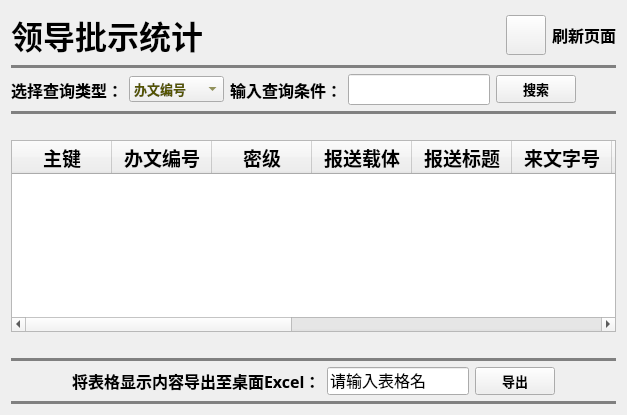
         <widget class="QWidget" name="page_bwcx">
          <property name="styleSheet">
           <string notr="true">QFrame#line,#line_29,#line_30,#line_31,#line_32{
	border:2px solid grey;
	border-radius:4px;
	padding:2px;
}</string>
          </property>
          <layout class="QVBoxLayout" name="verticalLayout_19">
           <item>
            <layout class="QHBoxLayout" name="horizontalLayout_52">
             <item>
              <widget class="QLabel" name="label_ahead_2">
               <property name="font">
                <font>
                 <pointsize>24</pointsize>
                 <weight>75</weight>
                 <bold>true</bold>
                </font>
               </property>
               <property name="text">
                <string>领导批示统计</string>
               </property>
              </widget>
             </item>
             <item>
              <spacer name="horizontalSpacer_78">
               <property name="orientation">
                <enum>Qt::Horizontal</enum>
               </property>
               <property name="sizeHint" stdset="0">
                <size>
                 <width>40</width>
                 <height>20</height>
                </size>
               </property>
              </spacer>
             </item>
             <item>
              <widget class="QPushButton" name="pushButton_refresh_lczl_5">
               <property name="minimumSize">
                <size>
                 <width>0</width>
                 <height>40</height>
                </size>
               </property>
               <property name="maximumSize">
                <size>
                 <width>40</width>
                 <height>16777215</height>
                </size>
               </property>
               <property name="autoFillBackground">
                <bool>false</bool>
               </property>
               <property name="styleSheet">
                <string notr="true">QPushButton{border-image: url(:/resource_dir/refresh.png)}
</string>
               </property>
               <property name="text">
                <string/>
               </property>
               <property name="iconSize">
                <size>
                 <width>20</width>
                 <height>20</height>
                </size>
               </property>
               <property name="autoRepeat">
                <bool>true</bool>
               </property>
               <property name="autoExclusive">
                <bool>false</bool>
               </property>
              </widget>
             </item>
             <item>
              <widget class="QLabel" name="label_refresh_lczl_5">
               <property name="font">
                <font>
                 <family>华文楷体</family>
                 <pointsize>12</pointsize>
                 <weight>75</weight>
                 <bold>true</bold>
                </font>
               </property>
               <property name="text">
                <string>刷新页面</string>
               </property>
              </widget>
             </item>
            </layout>
           </item>
           <item>
            <widget class="Line" name="line_29">
             <property name="orientation">
              <enum>Qt::Horizontal</enum>
             </property>
            </widget>
           </item>
           <item>
            <layout class="QHBoxLayout" name="horizontalLayout_81">
             <item>
              <widget class="QLabel" name="label_149">
               <property name="font">
                <font>
                 <family>Agency FB</family>
                 <pointsize>12</pointsize>
                 <weight>75</weight>
                 <bold>true</bold>
                </font>
               </property>
               <property name="text">
                <string>选择查询类型：</string>
               </property>
              </widget>
             </item>
             <item>
              <widget class="QComboBox" name="comboBox_32">
               <property name="sizePolicy">
                <sizepolicy hsizetype="Fixed" vsizetype="Fixed">
                 <horstretch>0</horstretch>
                 <verstretch>0</verstretch>
                </sizepolicy>
               </property>
               <property name="font">
                <font>
                 <family>Agency FB</family>
                 <pointsize>10</pointsize>
                 <weight>75</weight>
                 <bold>true</bold>
                </font>
               </property>
               <property name="styleSheet">
                <string notr="true">color:rgb(85, 85, 0)</string>
               </property>
               <item>
                <property name="text">
                 <string>办文编号</string>
                </property>
               </item>
               <item>
                <property name="text">
                 <string>报送载体</string>
                </property>
               </item>
               <item>
                <property name="text">
                 <string>报送标题</string>
                </property>
               </item>
               <item>
                <property name="text">
                 <string>来文字号</string>
                </property>
               </item>
               <item>
                <property name="text">
                 <string>来文标题</string>
                </property>
               </item>
               <item>
                <property name="text">
                 <string>来文单位</string>
                </property>
               </item>
               <item>
                <property name="text">
                 <string>批示载体</string>
                </property>
               </item>
               <item>
                <property name="text">
                 <string>批示人</string>
                </property>
               </item>
               <item>
                <property name="text">
                 <string>批示人职务</string>
                </property>
               </item>
              </widget>
             </item>
             <item>
              <widget class="QLabel" name="label_155">
               <property name="font">
                <font>
                 <family>Agency FB</family>
                 <pointsize>12</pointsize>
                 <weight>75</weight>
                 <bold>true</bold>
                </font>
               </property>
               <property name="text">
                <string>输入查询条件：</string>
               </property>
              </widget>
             </item>
             <item>
              <widget class="QLineEdit" name="lineEdit_28">
               <property name="font">
                <font>
                 <family>楷体</family>
                 <pointsize>12</pointsize>
                </font>
               </property>
              </widget>
             </item>
             <item>
              <widget class="QPushButton" name="bt_excel_output_lc_4">
               <property name="minimumSize">
                <size>
                 <width>0</width>
                 <height>28</height>
                </size>
               </property>
               <property name="maximumSize">
                <size>
                 <width>16777215</width>
                 <height>16777215</height>
                </size>
               </property>
               <property name="font">
                <font>
                 <family>Agency FB</family>
                 <pointsize>10</pointsize>
                 <weight>75</weight>
                 <bold>true</bold>
                </font>
               </property>
               <property name="text">
                <string>搜索</string>
               </property>
              </widget>
             </item>
             <item>
              <spacer name="horizontalSpacer_227">
               <property name="orientation">
                <enum>Qt::Horizontal</enum>
               </property>
               <property name="sizeHint" stdset="0">
                <size>
                 <width>40</width>
                 <height>20</height>
                </size>
               </property>
              </spacer>
             </item>
            </layout>
           </item>
           <item>
            <widget class="Line" name="line_30">
             <property name="orientation">
              <enum>Qt::Horizontal</enum>
             </property>
            </widget>
           </item>
           <item>
            <spacer name="horizontalSpacer_87">
             <property name="orientation">
              <enum>Qt::Horizontal</enum>
             </property>
             <property name="sizeHint" stdset="0">
              <size>
               <width>40</width>
               <height>20</height>
              </size>
             </property>
            </spacer>
           </item>
           <item>
            <widget class="QTableWidget" name="tableWidget_2">
             <property name="font">
              <font>
               <pointsize>12</pointsize>
              </font>
             </property>
             <column>
              <property name="text">
               <string>主键</string>
              </property>
              <property name="font">
               <font>
                <pointsize>14</pointsize>
                <weight>75</weight>
                <bold>true</bold>
               </font>
              </property>
             </column>
             <column>
              <property name="text">
               <string>办文编号</string>
              </property>
              <property name="font">
               <font>
                <pointsize>14</pointsize>
                <weight>75</weight>
                <bold>true</bold>
               </font>
              </property>
             </column>
             <column>
              <property name="text">
               <string>密级</string>
              </property>
              <property name="font">
               <font>
                <pointsize>14</pointsize>
                <weight>75</weight>
                <bold>true</bold>
               </font>
              </property>
             </column>
             <column>
              <property name="text">
               <string>报送载体</string>
              </property>
              <property name="font">
               <font>
                <pointsize>14</pointsize>
                <weight>75</weight>
                <bold>true</bold>
               </font>
              </property>
             </column>
             <column>
              <property name="text">
               <string>报送标题</string>
              </property>
              <property name="font">
               <font>
                <pointsize>14</pointsize>
                <weight>75</weight>
                <bold>true</bold>
               </font>
              </property>
             </column>
             <column>
              <property name="text">
               <string>来文字号</string>
              </property>
              <property name="font">
               <font>
                <pointsize>14</pointsize>
                <weight>75</weight>
                <bold>true</bold>
               </font>
              </property>
             </column>
             <column>
              <property name="text">
               <string>来文标题</string>
              </property>
              <property name="font">
               <font>
                <pointsize>14</pointsize>
                <weight>75</weight>
                <bold>true</bold>
               </font>
              </property>
             </column>
             <column>
              <property name="text">
               <string>来文单位</string>
              </property>
              <property name="font">
               <font>
                <pointsize>14</pointsize>
                <weight>75</weight>
                <bold>true</bold>
               </font>
              </property>
             </column>
             <column>
              <property name="text">
               <string>批示载体</string>
              </property>
              <property name="font">
               <font>
                <pointsize>14</pointsize>
                <weight>75</weight>
                <bold>true</bold>
               </font>
              </property>
             </column>
             <column>
              <property name="text">
               <string>批示人</string>
              </property>
              <property name="font">
               <font>
                <pointsize>14</pointsize>
                <weight>75</weight>
                <bold>true</bold>
               </font>
              </property>
             </column>
             <column>
              <property name="text">
               <string>批示人职务</string>
              </property>
              <property name="font">
               <font>
                <pointsize>14</pointsize>
                <weight>75</weight>
                <bold>true</bold>
               </font>
              </property>
             </column>
             <column>
              <property name="text">
               <string>批示时间</string>
              </property>
              <property name="font">
               <font>
                <pointsize>14</pointsize>
                <weight>75</weight>
                <bold>true</bold>
               </font>
              </property>
             </column>
             <column>
              <property name="text">
               <string>批示内容</string>
              </property>
              <property name="font">
               <font>
                <pointsize>14</pointsize>
                <weight>75</weight>
                <bold>true</bold>
               </font>
              </property>
             </column>
            </widget>
           </item>
           <item>
            <spacer name="horizontalSpacer_149">
             <property name="orientation">
              <enum>Qt::Horizontal</enum>
             </property>
             <property name="sizeHint" stdset="0">
              <size>
               <width>40</width>
               <height>20</height>
              </size>
             </property>
            </spacer>
           </item>
           <item>
            <layout class="QHBoxLayout" name="horizontalLayout_8"/>
           </item>
           <item>
            <widget class="Line" name="line_31">
             <property name="orientation">
              <enum>Qt::Horizontal</enum>
             </property>
            </widget>
           </item>
           <item>
            <layout class="QHBoxLayout" name="horizontalLayout_57">
             <item>
              <spacer name="horizontalSpacer_66">
               <property name="orientation">
                <enum>Qt::Horizontal</enum>
               </property>
               <property name="sizeHint" stdset="0">
                <size>
                 <width>40</width>
                 <height>20</height>
                </size>
               </property>
              </spacer>
             </item>
             <item>
              <widget class="QLabel" name="label_107">
               <property name="font">
                <font>
                 <family>楷体</family>
                 <pointsize>12</pointsize>
                 <weight>75</weight>
                 <bold>true</bold>
                </font>
               </property>
               <property name="text">
                <string>将表格显示内容导出至桌面Excel：</string>
               </property>
              </widget>
             </item>
             <item>
              <widget class="QLineEdit" name="lineEdit_45">
               <property name="minimumSize">
                <size>
                 <width>0</width>
                 <height>28</height>
                </size>
               </property>
               <property name="maximumSize">
                <size>
                 <width>16777215</width>
                 <height>16777215</height>
                </size>
               </property>
               <property name="font">
                <font>
                 <family>楷体</family>
                 <pointsize>12</pointsize>
                 <weight>50</weight>
                 <bold>false</bold>
                </font>
               </property>
               <property name="text">
                <string>请输入表格名</string>
               </property>
              </widget>
             </item>
             <item>
              <widget class="QPushButton" name="bt_excel_output_lc_5">
               <property name="minimumSize">
                <size>
                 <width>0</width>
                 <height>28</height>
                </size>
               </property>
               <property name="maximumSize">
                <size>
                 <width>16777215</width>
                 <height>16777215</height>
                </size>
               </property>
               <property name="font">
                <font>
                 <family>Agency FB</family>
                 <pointsize>10</pointsize>
                 <weight>75</weight>
                 <bold>true</bold>
                </font>
               </property>
               <property name="text">
                <string>导出</string>
               </property>
              </widget>
             </item>
             <item>
              <spacer name="horizontalSpacer_206">
               <property name="orientation">
                <enum>Qt::Horizontal</enum>
               </property>
               <property name="sizeHint" stdset="0">
                <size>
                 <width>40</width>
                 <height>20</height>
                </size>
               </property>
              </spacer>
             </item>
            </layout>
           </item>
           <item>
            <widget class="Line" name="line_32">
             <property name="orientation">
              <enum>Qt::Horizontal</enum>
             </property>
            </widget>
           </item>
          </layout>
         </widget>
